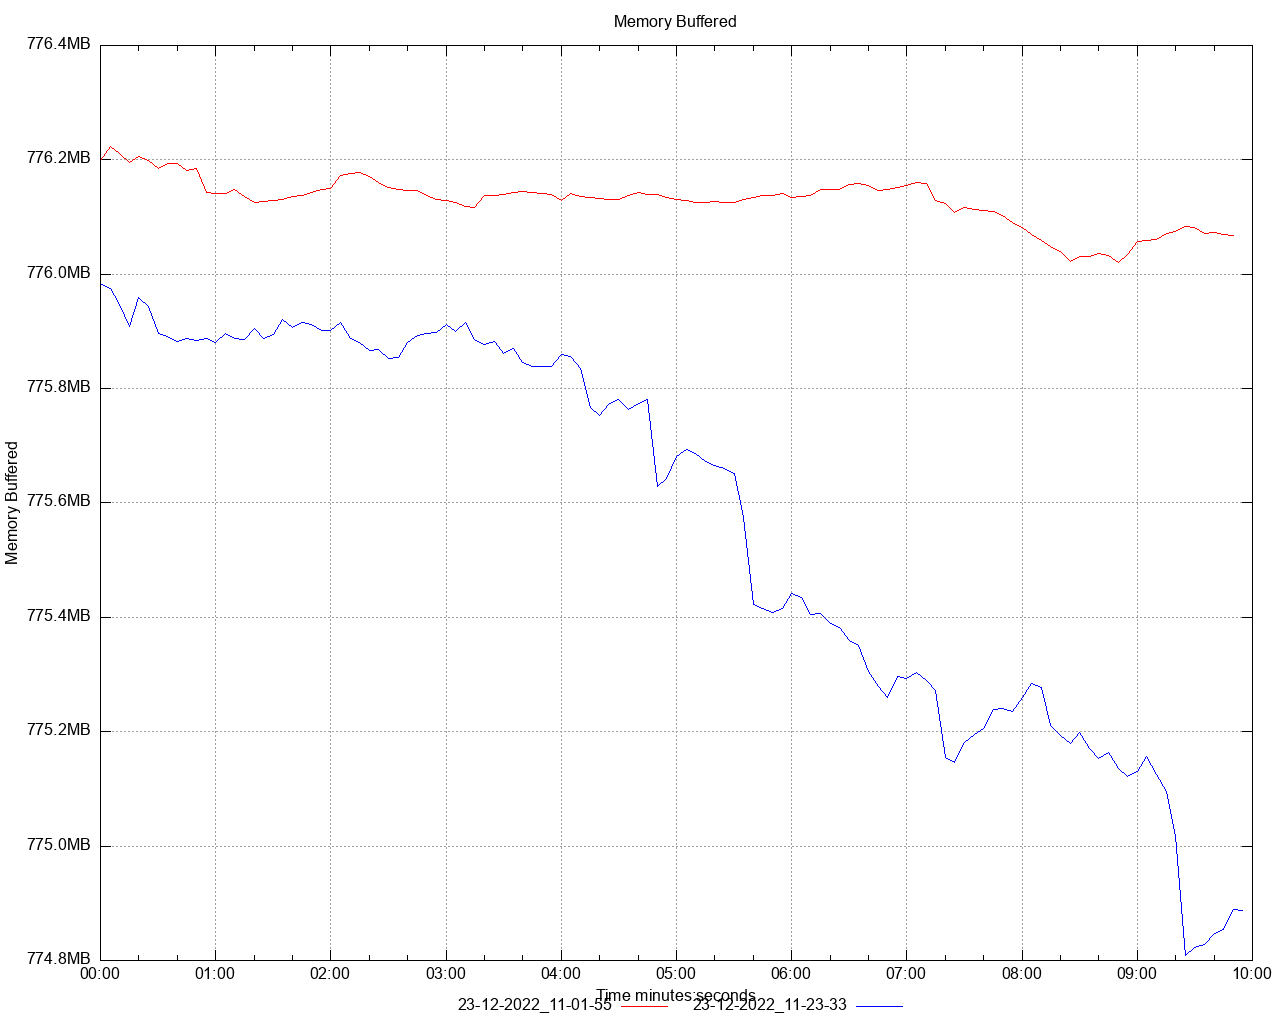

Write the gnuplot code that produced this figure.
set title 'Memory Buffered' noenhanced
set style data lines
set datafile separator ","
set terminal png size 1280,1024
set grid
set key below
set xdata time
set timefmt "%s"
offset = 0
t0(x)=(offset=($0==0) ? x : offset, x - offset)
set xlabel 'Time minutes:seconds'
set ylabel 'Memory Buffered'
set format y '%.1s%cB'
set output '/Users/ahmet.mircik/Workspace/python/hazelcast-simulator/offload-benchmarks/report/dstat/memory_buffered_A1.png'
plot \
   '/Users/ahmet.mircik/Workspace/python/hazelcast-simulator/offload-benchmarks/report/data/memory_buffered_A1_1.data' using (t0(timecolumn(1))):2 title "23-12-2022_11-01-55" noenhanced lt rgb "red", \
   '/Users/ahmet.mircik/Workspace/python/hazelcast-simulator/offload-benchmarks/report/data/memory_buffered_A1_2.data' using (t0(timecolumn(1))):2 title "23-12-2022_11-23-33" noenhanced lt rgb "blue", \
